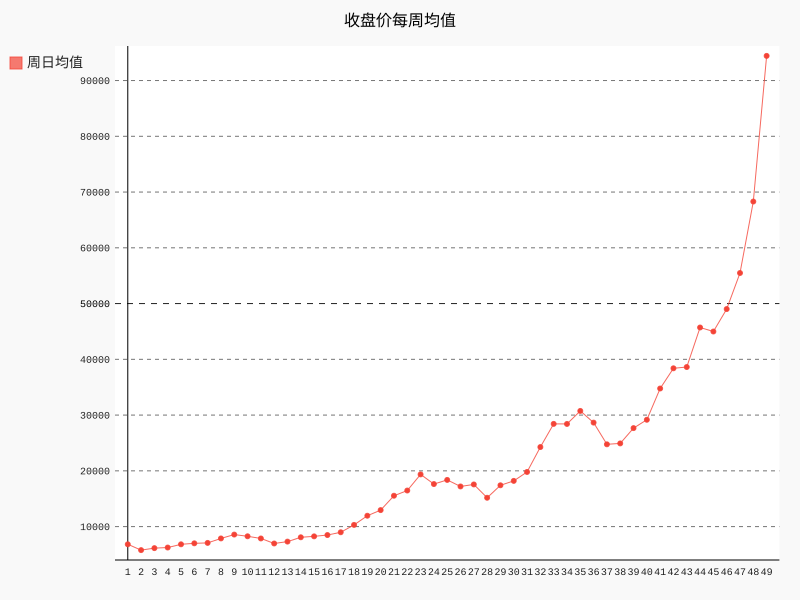

This figure's Python source:
# learn python -- 18th day


""" 收盘价均值 """
import json
import pygal
import math
from itertools import groupby


def read_data():
    # 将数据加载到一个字典中
    filename = 'btc_close_2017.json'
    with open(filename, 'r', encoding='utf-8') as f:
        btc_data = json.load(f)

    # 读取数据
    dates, months, weeks, weekdays, closes = [], [], [], [], []
    for btc_dict in btc_data:
        dates.append(btc_dict['date'])
        months.append(int(btc_dict['month']))
        weeks.append(int(btc_dict['week']))
        weekdays.append(btc_dict['weekday'])
        # 注：数据类型不一，需先转化为浮点数
        closes.append(int(float(btc_dict['close'])))


def draw_line(x_data, y_data, title, y_legend):
    xy_map = []
    for x, y in groupby(sorted(zip(x_data, y_data)), key=lambda _: _[0]):
        y_list = [v for _, v in y]
        xy_map.append([x, sum(y_list) / len(y_list)])
    x_unique, y_mean = [*zip(*xy_map)]
    line_chart = pygal.Line()
    line_chart.title = title
    line_chart.x_labels = x_unique
    line_chart.add(y_legend, y_mean)
    line_chart.render_to_file(title + '.svg')
    return line_chart


def second_pro():
    # 将数据加载到一个字典中
    filename = 'btc_close_2017.json'
    with open(filename, 'r', encoding='utf-8') as f:
        btc_data = json.load(f)

    # 读取数据
    dates, months, weeks, weekdays, closes = [], [], [], [], []
    for btc_dict in btc_data:
        dates.append(btc_dict['date'])
        months.append(int(btc_dict['month']))
        weeks.append(int(btc_dict['week']))
        weekdays.append(btc_dict['weekday'])
        # 注：数据类型不一，需先转化为浮点数
        closes.append(int(float(btc_dict['close'])))

    # 只取2~11月每周均值数据
    idx_week = dates.index('2017-12-11')
    draw_line(weeks[1:idx_week], closes[1:idx_week],
        '收盘价每周均值', '周日均值')


"""
def first_pro():

    # 创建图表对象
    line_chart = pygal.Line(x_label_rotation=20, show_minor_x_labels=False)
    line_chart.title = '收盘价对数变换（￥）'
    line_chart.x_labels = dates
    # x轴天数间隔20天
    day_interval = 20
    line_chart.x_labels_major = dates[::day_interval]
    # 绘制
    closes_log = [math.log10(_) for _ in closes]    # 对数变换
    line_chart.add('log收盘价', closes_log)
    # 存入文件
    line_chart.render_to_file('收盘价对数变换折线图.svg')
"""

if __name__ == '__main__':
    second_pro()
